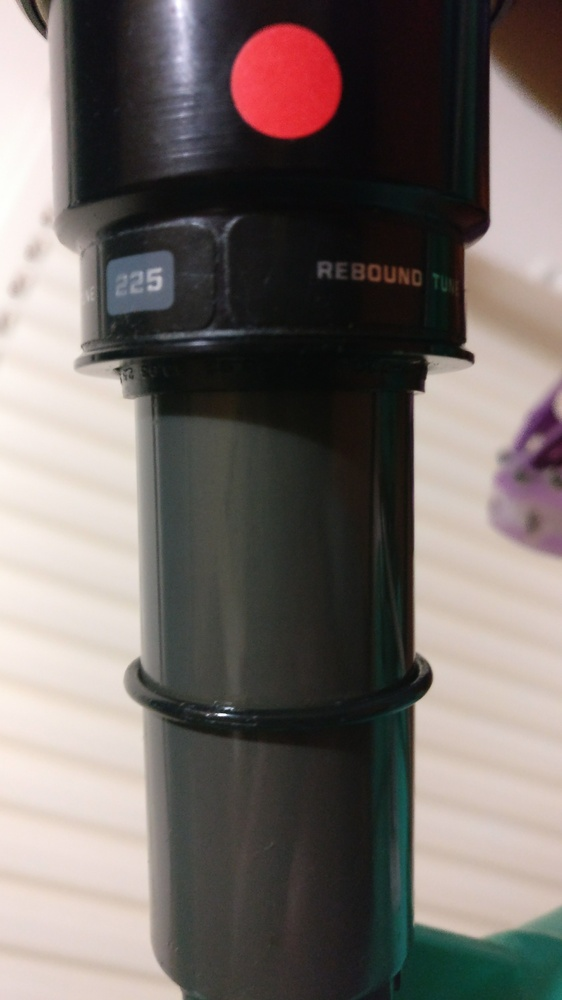
#> input picture images/100_ref_fox.jpg, 562 x 1000 px, shrunk from 2610 x 4640 before the run
$ python thresh.py   (Python 2 division)
#> lines starting #> are read from the running program, lines starting #| are printed output that depends on the picture; after the words box and inside, x2 and y2 are one past the last pixel; in counts of white or black regions, pixels touching at a corner belong together
from sklearn.cluster import MiniBatchKMeans
import cv2
import numpy as np
import warnings

warnings.filterwarnings('ignore')

def show_image(image, wait_time):
    try:
        cv2.imshow(str(image), image)
        cv2.waitKey(wait_time)
        return 0
    except cv2.error as e:
        print e.message

images = ['../images/100_ref_fox.jpg']
for i in images:
    image = cv2.imread(i)
#> image is the input picture: shape (1000, 562, 3); mean B, G, R 103.6, 107.3, 115.5
    orig = image.copy()
    (height, width) = image.shape[:2]
#> height = 1000; width = 562
    print height
#| 1000
    print height/3
#| 333
    '''
    # Color Quatification
    image = cv2.cvtColor(image, cv2.COLOR_BGR2LAB)
    image = image.reshape((image.shape[0] * image.shape[1], 3))
    clt = MiniBatchKMeans(n_clusters = 8)
    labels = clt.fit_predict(image)
    quant = clt.cluster_centers_.astype('uint8')[labels]
    quant = quant.reshape((h, w, 3))
    image = image.reshape((h, w, 3))
    quant = cv2.cvtColor(quant, cv2.COLOR_LAB2BGR)
    cv2.imwrite('quant.jpg', quant)
    '''

    gray = cv2.cvtColor(image, cv2.COLOR_BGR2GRAY)
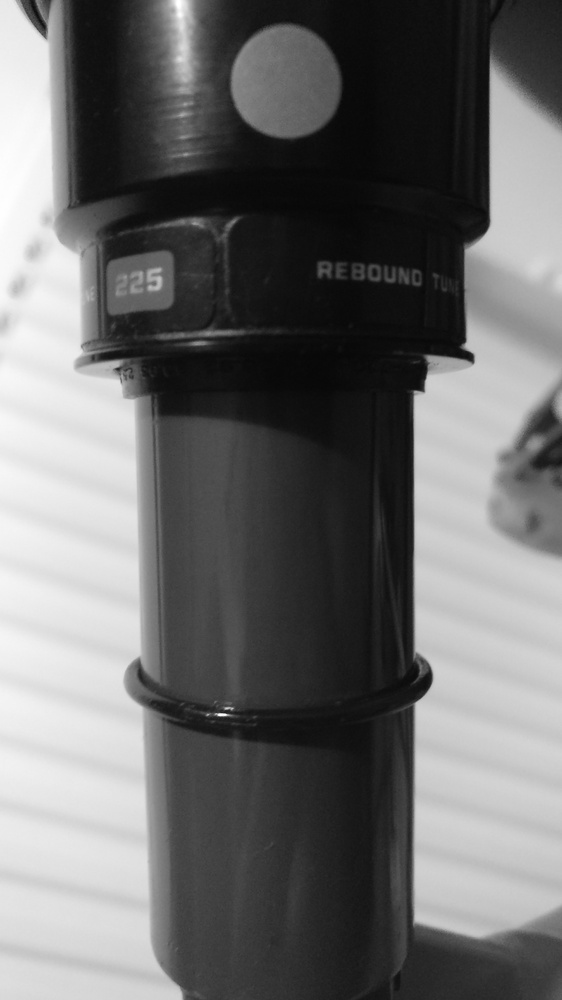
#> gray: shape (1000, 562); min 7, max 255, mean 109.3
    (T, thresh) = cv2.threshold(gray, 30, 150, cv2.THRESH_BINARY)
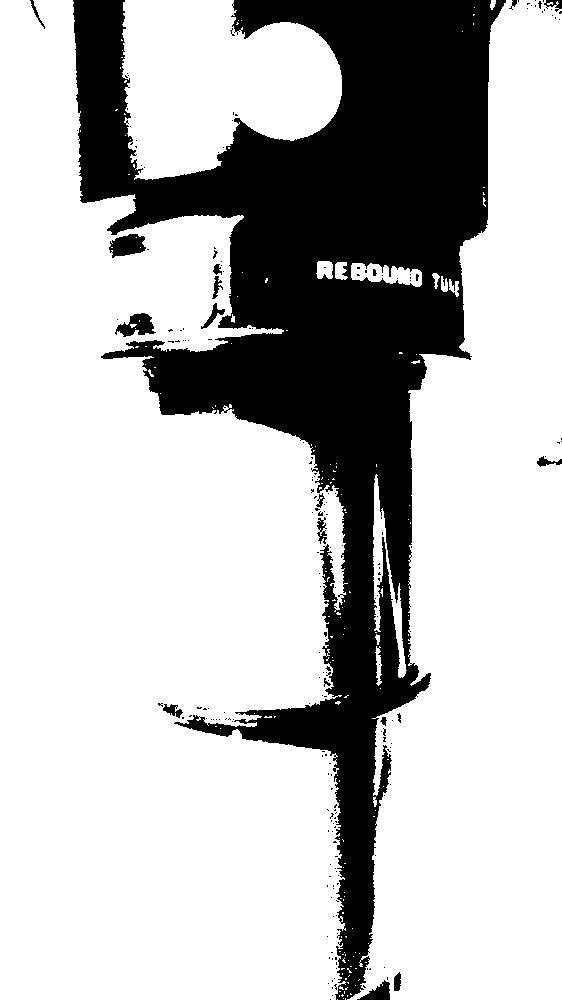
#> thresh: shape (1000, 562); values 0 (black) and 150 (white), 73.7% white; 211 black regions (192 under 20 px)
    cv2.imwrite('thresh.jpg', thresh)

    # Find contours
    cnts, _ = cv2.findContours(thresh.copy(), cv2.RETR_EXTERNAL, cv2.CHAIN_APPROX_SIMPLE)
#> cnts = 158 contours, 145 with area under 20; largest, box (x1, y1, x2, y2) and area: (0, 0, 348, 1000) 245447, (347, 0, 562, 1000) 134367, (122, 0, 342, 180) 28550, (373, 474, 407, 678) 1531, (351, 263, 422, 287) 1004
    cnts = sorted(cnts, key = cv2.contourArea, reverse = True)[:5]
#> cnts = 5 contours; box (x1, y1, x2, y2) and area: (0, 0, 348, 1000) 245447, (347, 0, 562, 1000) 134367, (122, 0, 342, 180) 28550, (373, 474, 407, 678) 1531, (351, 263, 422, 287) 1004
    #cv2.drawContours(orig, cnts, -1, (0,255,0), 4)
    for cnt in cnts:
        x,y,w,h = cv2.boundingRect(cnt)
        if y > (height/3):
            print y
            cv2.rectangle(orig,(x,y),(x+w,y+h),(0,255,0),2)
#> this loop made 5 passes
#> (x, y, w, h) on passes 1 to 5: (0, 0, 348, 1000), (347, 0, 215, 1000), (122, 0, 220, 180), (373, 474, 34, 204), (351, 263, 71, 24)
#| 474
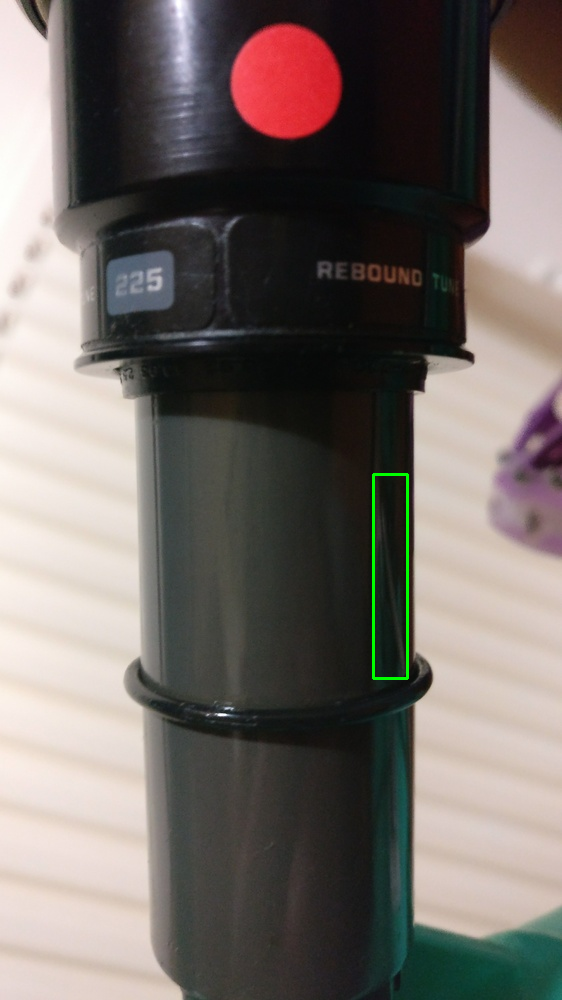
#> orig: shape (1000, 562, 3); 0.25% of pixels changed, all inside (x1, y1, x2, y2) = (372, 473, 409, 680)
    '''
    (x,y),radius = cv2.minEnclosingCircle(cnts[0])
    center = (int(x),int(y))
    radius = int(radius)
    cv2.circle(orig,center,radius,(0,255,0),2)


    x,y,w,h = cv2.boundingRect(cnts[1])
    cv2.rectangle(orig,(x,y),(x+w,y+h),(0,255,0),2)
    # cv2.drawContours(orig, cnts, -1, (0,255,0), 4)
    '''
    cv2.imwrite('output.jpg', orig)

$ run again, with images/100_noref.jpg copied over images/100_ref_fox.jpg
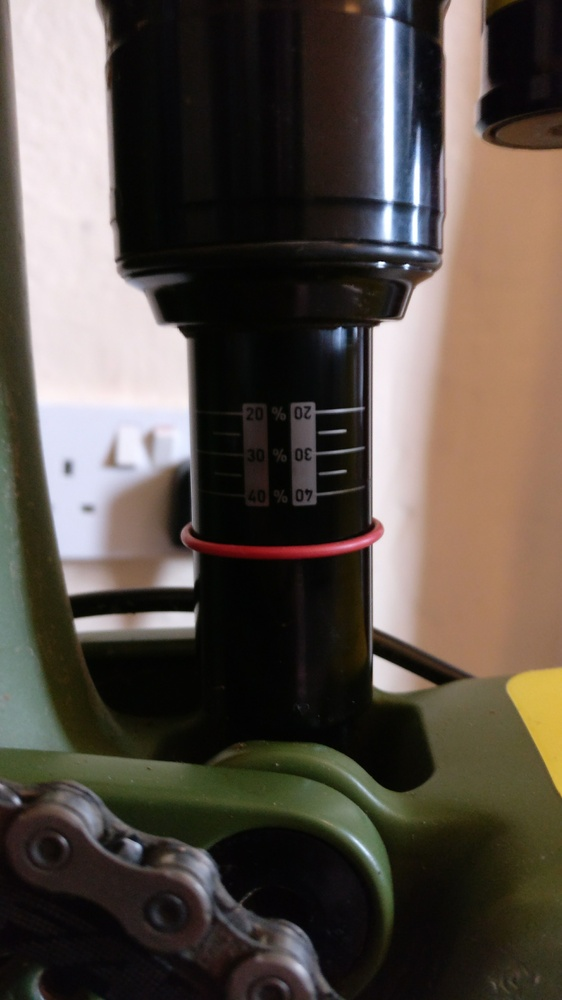
#> input picture images/100_noref.jpg, 562 x 1000 px, shrunk from 2610 x 4640 before the run
#> image is the input picture: shape (1000, 562, 3); mean B, G, R 70.2, 78.2, 87.1
#| 1000
#| 333
#> `(T, thresh) = cv2.threshold(gray, 30, 150, cv2.THRESH_BINARY)`:
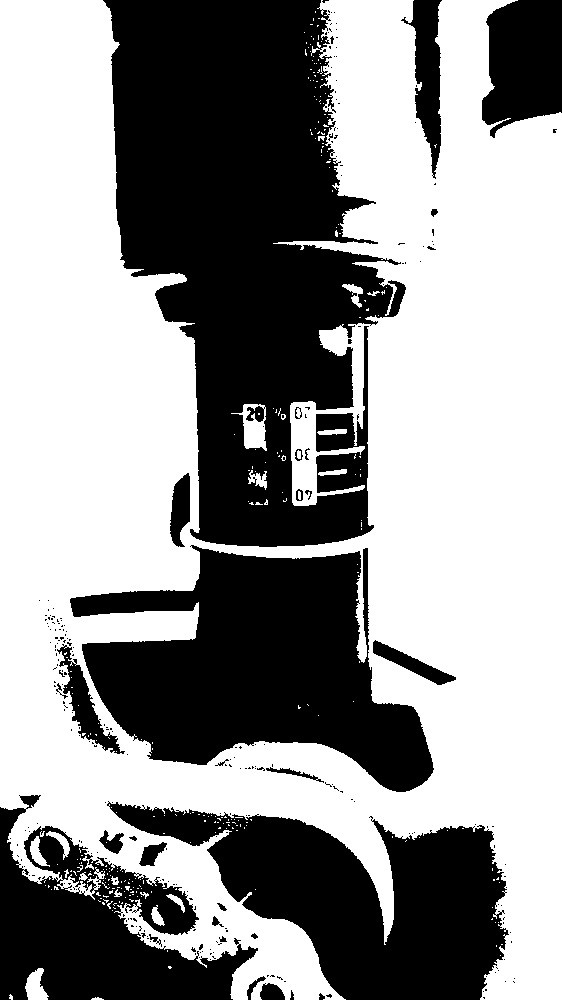
#> thresh: shape (1000, 562); values 0 (black) and 150 (white), 57.9% white; 280 black regions (250 under 20 px)
#> `cnts, _ = cv2.findContours(thresh.copy(), cv2.RETR_EXTERNAL, cv2.CHAIN..`: cnts = 255 contours, 241 with area under 20; largest, box (x1, y1, x2, y2) and area: (0, 0, 562, 1000) 374193, (231, 404, 267, 451) 905, (25, 968, 49, 1000) 434, (30, 836, 50, 867) 222, (46, 831, 70, 860) 172
#> `cnts = sorted(cnts, key = cv2.contourArea, reverse = True)[:5]`: cnts = 5 contours; box (x1, y1, x2, y2) and area: (0, 0, 562, 1000) 374193, (231, 404, 267, 451) 905, (25, 968, 49, 1000) 434, (30, 836, 50, 867) 222, (46, 831, 70, 860) 172
#> the loop `for cnt in cnts:` made 5 passes
#> (x, y, w, h) on passes 1 to 5: (0, 0, 562, 1000), (231, 404, 36, 47), (25, 968, 24, 32), (30, 836, 20, 31), (46, 831, 24, 29)
#> (printed output is left out)
#> after the loop `for cnt in cnts:`:
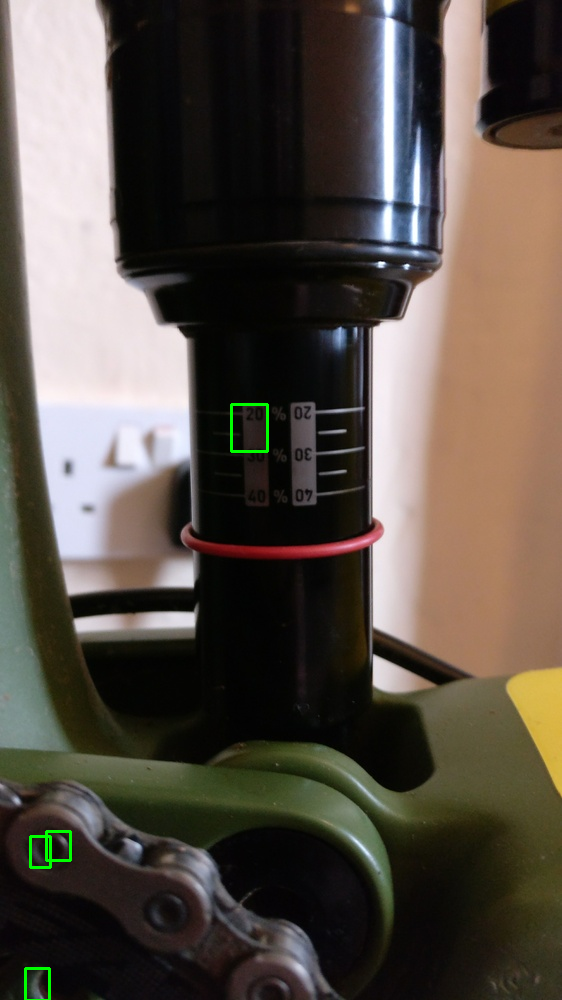
#> orig: shape (1000, 562, 3); 0.24% of pixels changed, all inside (x1, y1, x2, y2) = (24, 403, 269, 1000)
